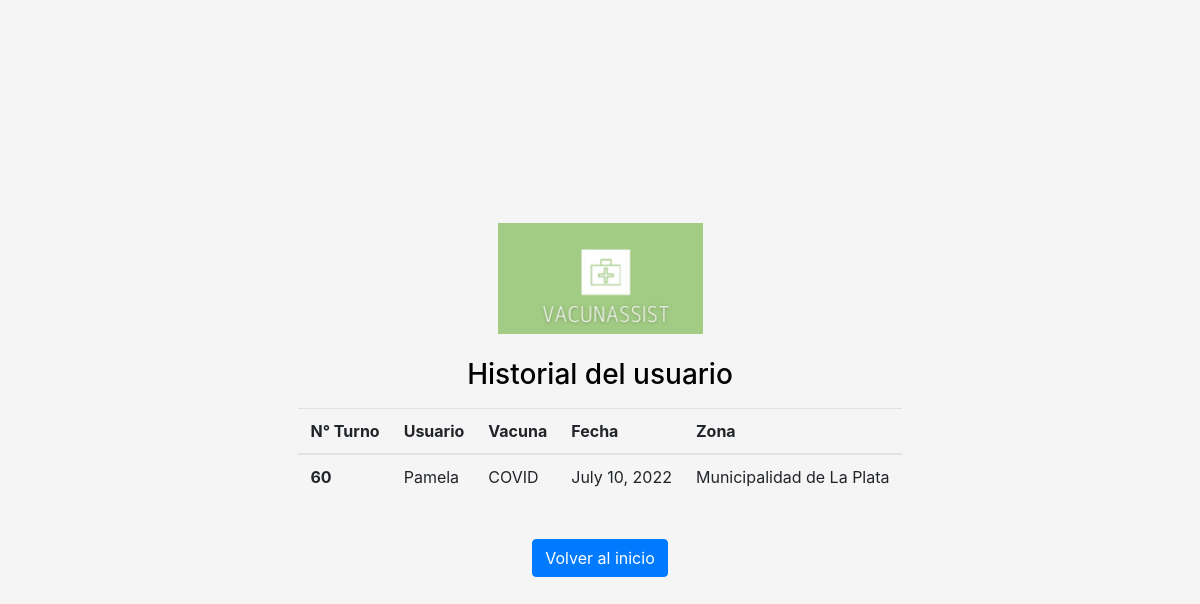
/historial_turnos/ (signed in), run on an earlier commit of the app's database.
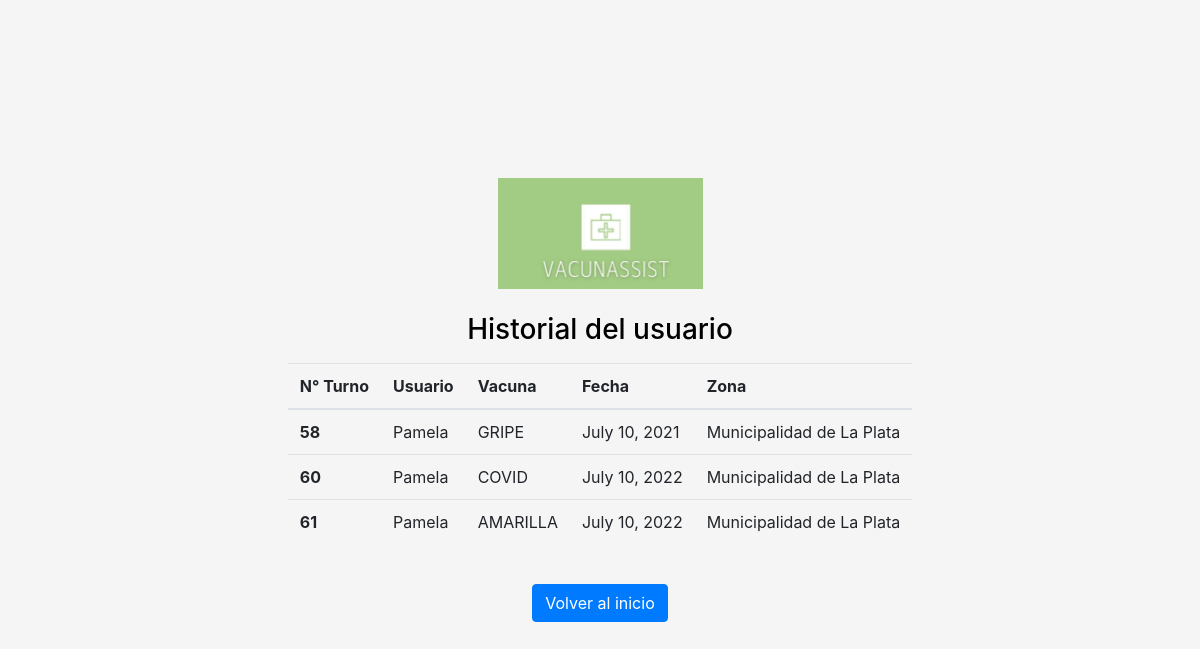
And on a later commit of the database.
### gestionVacunatorio/models.py (models this page shows, shortened)
class Turn(models.Model):
    user = models.ForeignKey("gestionVacunatorio.User", on_delete=models.CASCADE)
    vaccine = models.ForeignKey("gestionVacunatorio.Vaccine", on_delete=models.CASCADE)
    status = models.BooleanField()
    date = models.DateField(null = True)
    accepted = models.BooleanField(default=True)

class Vaccine(models.Model):
    name = models.CharField(max_length=30)
    timeSpan = models.IntegerField()
    description = models.CharField(default = None, null = True, max_length = 140)
    def __str__(self) -> str:
        return str(self.name)

class User(AbstractBaseUser):
    zones = [
        ("Terminal de ómnibus","Terminal de ómnibus"),
        ("Municipalidad de La Plata","Municipalidad de La Plata"),
        ("Cementerio","Cementerio")
    ]
    genders = [
        ("Masculino","Masculino"),
        ("Femenino","Femenino"),
        ("Otro","Otro")
    ]
    dni=models.IntegerField('Dni', unique=True)
    name=models.CharField(max_length=30)
    surname=models.CharField(max_length=30)
    email=models.CharField('Email', max_length=30,unique=True)
    dateOfBirth=models.DateField()
    zone=models.CharField(max_length=30 , choices = zones)
    gender=models.CharField(max_length=30 , choices = genders)
    password=models.CharField(max_length=30, null=False)
    secondFactor=models.IntegerField(blank = True, null = True)
    is_active=models.BooleanField(default=True)
    is_admin=models.BooleanField(default=False)
    objects = UserManager()
    USERNAME_FIELD = 'email'
    REQUIRED_FIELDS = ['name','surname','dni','dateOfBirth', 'zone',  'gender','password']

### gestionVacunatorio/views.py (the view)
# urls.py: path("historial_turnos/",ListUserHistory.as_view(), name = "Listar_Historial"),
class ListUserHistory(View):
    template_name = "listUserHistory.html"
    def get(self, request, *args, **kwargs):
        try:
            turnos=Turn.objects.order_by("date").filter(user_id=request.user.id)
            turns=[]
            for t in turnos:
                if t.date != None:
                    if (t.date <= date.today() and t.status== True):
                        aux=t
                        aux.vaccine_id=Vaccine.objects.get(id = t.vaccine_id)
                        aux.user_id=request.user.name
                        aux.zone=request.user.zone
                        turns.append(aux)
                    else:
                        pass
        except Turn.DoesNotExist:
            pass
        if len(turns) == 0:
            messages.success(request, "Usted no posee turnos en su historial")
        return render(request, self.template_name, {'turnos': turns})

### gestionVacunatorio/templates/listUserHistory.html (shortened to what this page needs)
<html>
<head>
    <!doctype html>
    <html lang="en">
      <head>
        {% load static %}
        {% load crispy_forms_tags %}
    <link href="{% static 'gestionVacunatorio/vendor/bootstrap/css/bootstrap.min.css'%}" rel="stylesheet">
        <link href="{% static 'gestionVacunatorio/vendor/bootstrap/css/signin.css'%}" rel="stylesheet">
      </head>
      <body class="text-center">
    <main class="m-auto">
        <form method="POST" style="color: black;"> {% csrf_token %}
        <img class="mb-4" src="{% static 'gestionVacunatorio/img/Logo_VacunAssist.jpg' %}" alt="" width="205" height="111">
        <h1 class="h3 mb-3 fw-normal">Historial del usuario</h1>
        <table class="table">
          <thead>
            <tr>
              <th scope="col"> N° Turno  </th>
              <th scope="col"> Usuario </th>
              <th scope="col"> Vacuna </th>
              <th scope="col"> Fecha </th>
              <th scope="col"> Zona </th>
            </tr>
          </thead>
          <tbody>
            {% for turno in turnos %}
            <tr>
              <th scope="row">{{ turno.id }}</th>
              <td>{{ turno.user_id }}</td>
              <td>{{ turno.vaccine_id }}</td>
              <td>{{ turno.date }}</td>
              <td>{{ turno.zone }}</td>
            </tr>
            {% endfor %}
          </tbody>
        </table>
      </form>
      <br>
      <a class="btn btn-primary" href="../Home/">Volver al inicio</a>
    </main>
      </body>
    </html>

What changed in the data, as far as the page shows it:
now on this page (row edited): Turn: id "58", user_id "Pamela", vaccine_id "GRIPE", date "July 10, 2021", zone "Municipalidad de La Plata"
now on this page (row edited): Turn: id "61", user_id "Pamela", vaccine_id "AMARILLA", date "July 10, 2022", zone "Municipalidad de La Plata"
